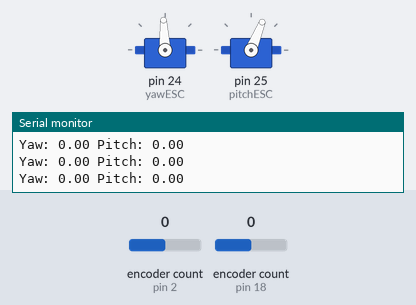
Bench run of a sketch on a simulated Arduino Mega 2560, built with avr-gcc and run on an emulated ATmega2560. On the bench: 2 × servo, the last lines printed to the serial monitor. The test bench sets the inputs (shaded band); at power-on: encoder count (sensors on pin 18, pin 2) 0.

Above: at 11.2 s.
11.3 s: encoder count (sensor on pin 18) set to -1
At 11.45 s:
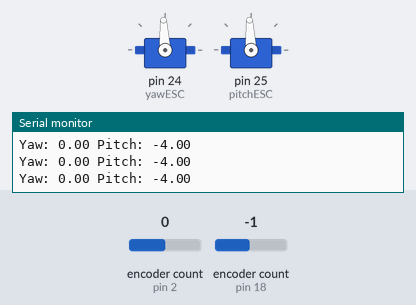
13.0 s: encoder count (sensor on pin 18) set to 0
At 13.17 s:
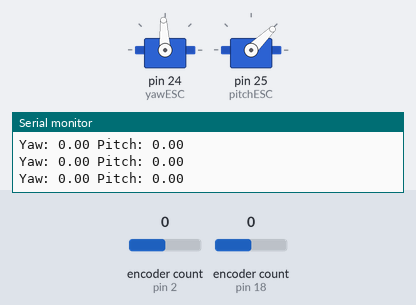
Timing chart, 0 to 16.0 s (numbered marks = the images above; inputs shaded):
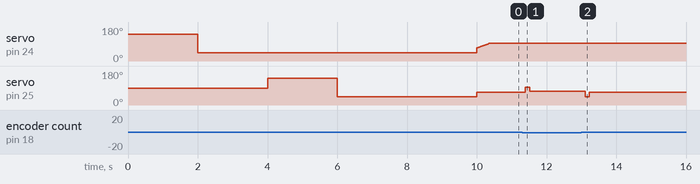

Measured:
- after the input at 11.3 s, servo on pin 25 (pitchESC): 68° → 93° after 0.09 s, → 72° 0.12 s later
- after the input at 13.0 s, servo on pin 25 (pitchESC): 72° → 44° after 0.11 s, → 68° 0.12 s later

The sketch:

Helicopter.ino
```cpp
#include <Encoder.h>
#include <PID_v1.h>
#include <Servo.h>

// Define ticks per degree based on your encoder specifications (360 PPR)
#define ENCODER_TICKS_PER_DEGREE 1.0

// Encoder pins
Encoder yawEncoder(2, 3);  // Yaw encoder
Encoder pitchEncoder(18, 19);  // Pitch encoder

// ESC pins
Servo yawESC;
Servo pitchESC;

// Define Variables
double yawInput, yawOutput, yawSetpoint;
double pitchInput, pitchOutput, pitchSetpoint;

// PID Tuning parameters
double Kp = 2, Ki = 0, Kd = 1.5; // Start with moderate values and adjust based on testing

// Create PID instances
PID yawPID(&yawInput, &yawOutput, &yawSetpoint, Kp, Ki, Kd, DIRECT);
PID pitchPID(&pitchInput, &pitchOutput, &pitchSetpoint, Kp, Ki, Kd, DIRECT);

// Smooth output change
double previousYawOutput = 0;
double outputChangeLimit = 3.0; // Adjust the limit for smoother changes (lower value for slower speed)

void setup() {
  Serial.begin(9600); // Initialize serial communication

  // Attach ESC pins
  yawESC.attach(24);
  pitchESC.attach(25);

  // Set initial setpoints
  yawSetpoint = 250;  // Desired yaw angle
  pitchSetpoint = 0 ;   // Neutral pitch (modify as needed)

  // Initialize PID controllers
  yawPID.SetMode(AUTOMATIC);
  pitchPID.SetMode(AUTOMATIC);

  // Set output limits for the PID controllers to match ESC control range
  yawPID.SetOutputLimits(-50, 50);  // Limiting PID output to slower speeds
  pitchPID.SetOutputLimits(-50, 50);  // Limiting PID output to slower speeds
    // Calibrate yaw ESC
  yawESC.writeMicroseconds(2000);  // Send max throttle
  delay(2000);  // Wait for ESC to recognize max throttle
  yawESC.writeMicroseconds(1000);  // Send min throttle
  delay(2000);  // Wait for ESC to recognize min throttle

  // Calibrate pitch ESC
  pitchESC.writeMicroseconds(2000);  // Send max throttle
  delay(2000);  // Wait for ESC to recognize max throttle
  pitchESC.writeMicroseconds(1000);  // Send min throttle
  delay(4000);  // Wait for ESC to recognize min throttle

}

void loop() {
  // Read encoder values and convert to degrees
  yawInput = yawEncoder.read() / ENCODER_TICKS_PER_DEGREE;
  pitchInput = pitchEncoder.read() / ENCODER_TICKS_PER_DEGREE;

  // Compute PID outputs
  yawPID.Compute();
  pitchPID.Compute();

  // Smooth the PID output change to prevent abrupt movements
  double smoothYawOutput = previousYawOutput + constrain(yawOutput - previousYawOutput, -outputChangeLimit, outputChangeLimit);
  previousYawOutput = smoothYawOutput;

  // Map PID output to ESC control range with a slower speed limit
  int yawSpeed = map(smoothYawOutput, -50, 50, 1000, 1500); // Narrower range for slower speeds
  int pitchSpeed = map(pitchOutput, -50, 50, 1000, 1500); // Narrower range for slower speeds

  // Send signals to ESCs
  yawESC.writeMicroseconds(yawSpeed);
  pitchESC.writeMicroseconds(pitchSpeed);

  // Print debug information
  Serial.print("Yaw: ");
  Serial.print(yawInput);
  Serial.print(" Pitch: ");
  Serial.println(pitchInput);

  delay(20); // Adjust the delay based on control speed requirements
}
```
